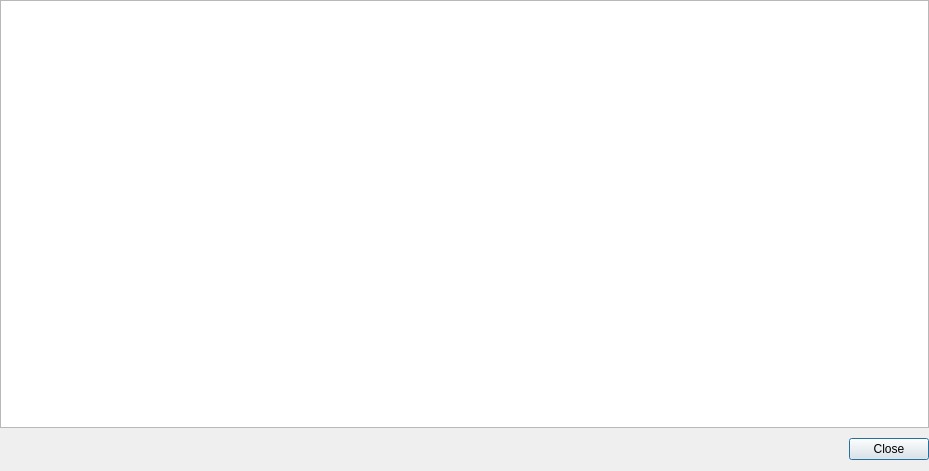
<?xml version="1.0" encoding="UTF-8"?>
<ui version="4.0">
 <class>LogView</class>
 <widget class="QDialog" name="LogView">
  <property name="geometry">
   <rect>
    <x>0</x>
    <y>0</y>
    <width>929</width>
    <height>471</height>
   </rect>
  </property>
  <property name="windowTitle">
   <string>Flacon logs</string>
  </property>
  <layout class="QVBoxLayout" name="verticalLayout">
   <property name="spacing">
    <number>10</number>
   </property>
   <property name="leftMargin">
    <number>0</number>
   </property>
   <property name="topMargin">
    <number>0</number>
   </property>
   <property name="rightMargin">
    <number>0</number>
   </property>
   <item>
    <widget class="QTextBrowser" name="logBrowser"/>
   </item>
   <item>
    <widget class="QDialogButtonBox" name="buttonBox">
     <property name="orientation">
      <enum>Qt::Horizontal</enum>
     </property>
     <property name="standardButtons">
      <set>QDialogButtonBox::Close</set>
     </property>
    </widget>
   </item>
  </layout>
 </widget>
 <resources/>
 <connections>
  <connection>
   <sender>buttonBox</sender>
   <signal>accepted()</signal>
   <receiver>LogView</receiver>
   <slot>accept()</slot>
   <hints>
    <hint type="sourcelabel">
     <x>248</x>
     <y>254</y>
    </hint>
    <hint type="destinationlabel">
     <x>157</x>
     <y>274</y>
    </hint>
   </hints>
  </connection>
  <connection>
   <sender>buttonBox</sender>
   <signal>rejected()</signal>
   <receiver>LogView</receiver>
   <slot>reject()</slot>
   <hints>
    <hint type="sourcelabel">
     <x>316</x>
     <y>260</y>
    </hint>
    <hint type="destinationlabel">
     <x>286</x>
     <y>274</y>
    </hint>
   </hints>
  </connection>
 </connections>
</ui>
